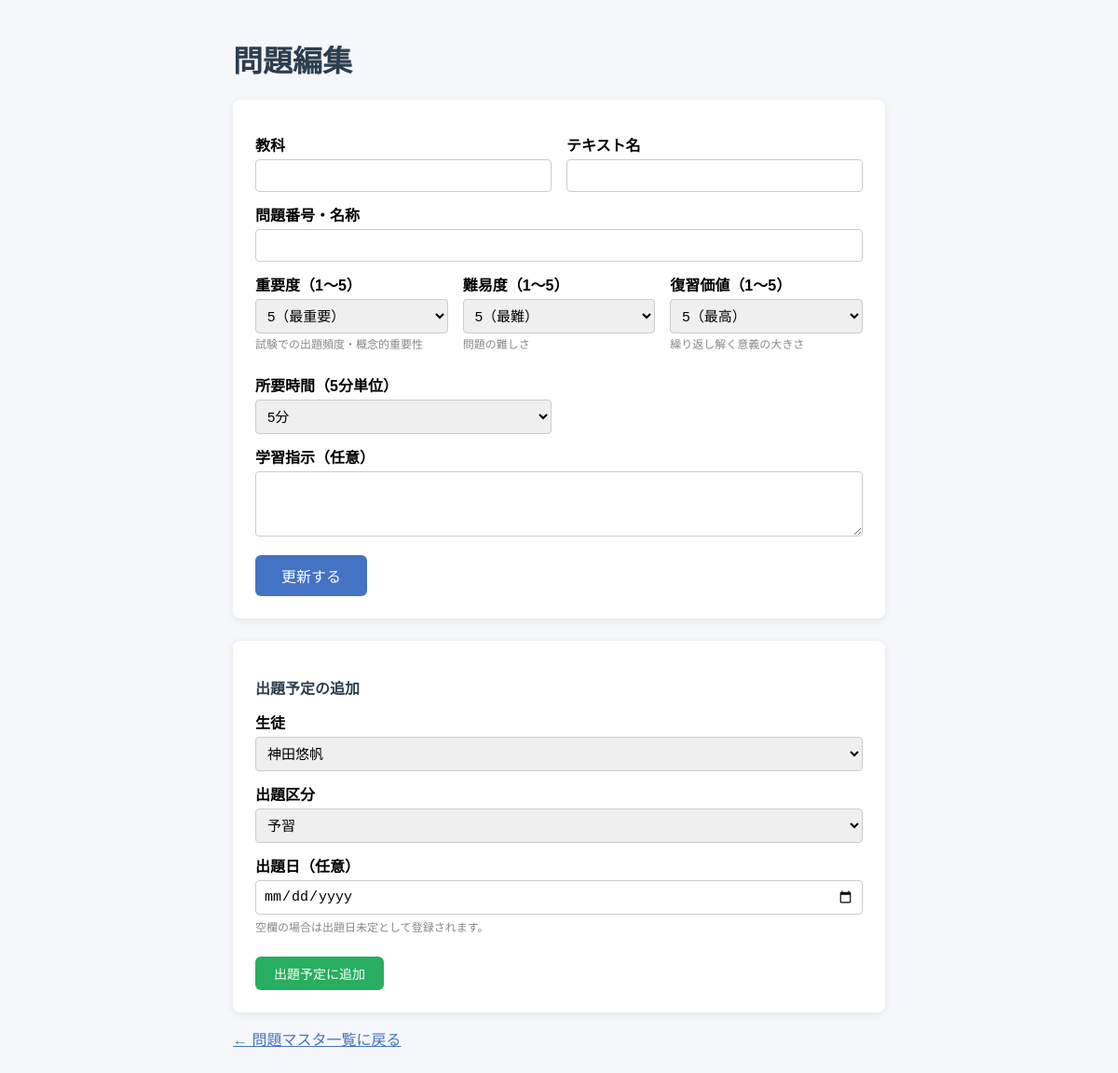
Before: /problems/edit/339 with the older database file.
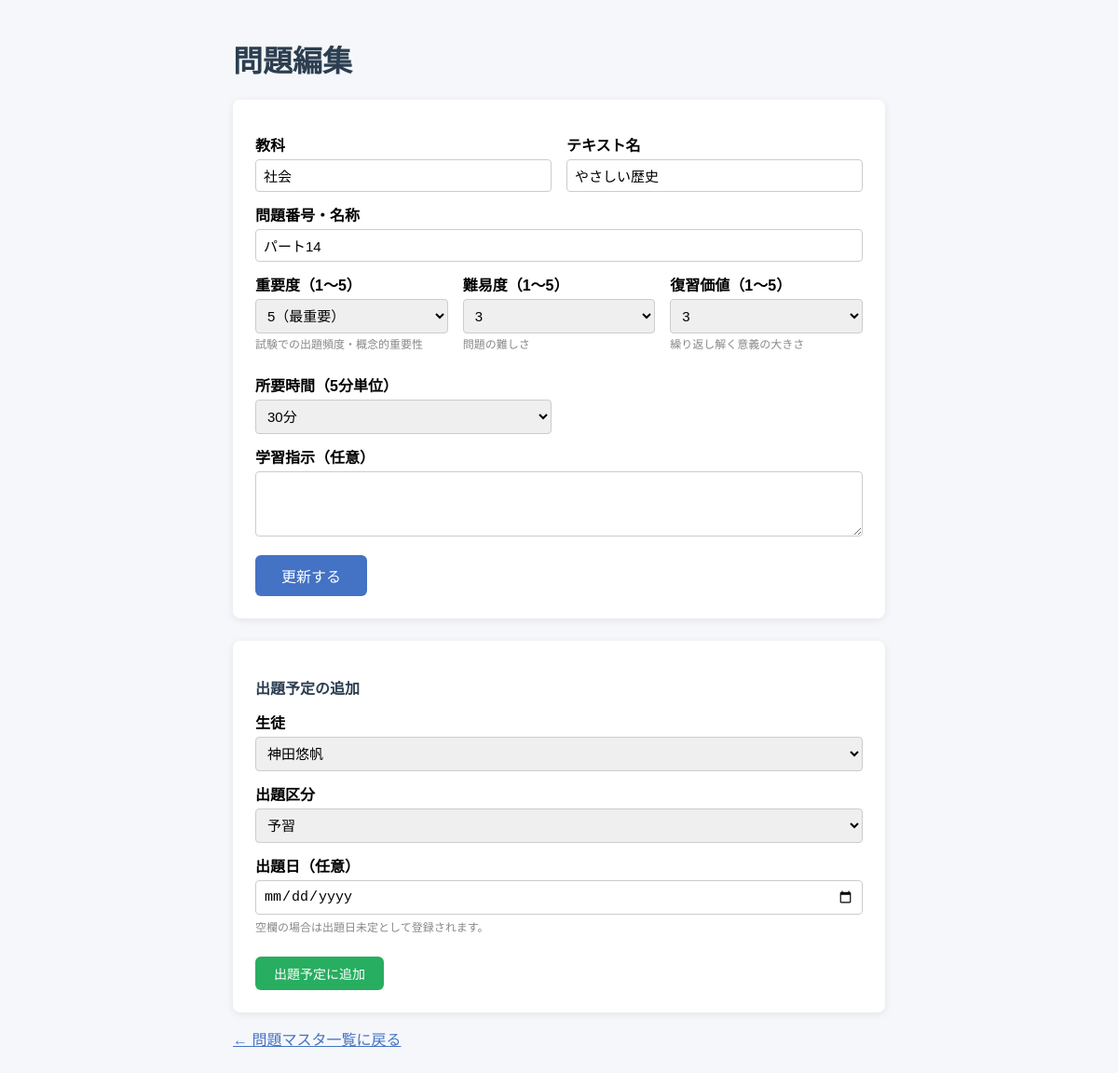
After: the same page with the newer database file.
### tables this page shows
CREATE TABLE problems (
            problem_id INTEGER PRIMARY KEY AUTOINCREMENT,
            subject TEXT NOT NULL,
            textbook TEXT NOT NULL,
            problem_number TEXT NOT NULL,
            importance TEXT NOT NULL,
            type TEXT NOT NULL
        , instruction TEXT, difficulty INTEGER DEFAULT 3, review_value INTEGER DEFAULT 3, estimated_minutes INTEGER DEFAULT 15, textbook_id INTEGER, section_id INTEGER, order_in_textbook INTEGER);

### app.py (the view, shortened to what this page needs)
@app.route("/problems/edit/<int:problem_id>", methods=["GET", "POST"])
def problem_edit(problem_id):
    conn = get_connection()
    c = conn.cursor()
    c.execute("SELECT * FROM problems WHERE problem_id=?", (problem_id,))
    problem = c.fetchone()
    c.execute("SELECT * FROM students ORDER BY student_id")
    students = c.fetchall()
    conn.close()
    return render_template("problem_edit.html", problem=problem, students=students)

### database.py (called while the page is built)
def get_connection():
    conn = sqlite3.connect(DB_PATH)
    conn.row_factory = sqlite3.Row
    return conn

### templates/problem_edit.html (shortened to what this page needs)
<!DOCTYPE html>
<html lang="ja">
<head>
</head>
<body>
  <h1>問題編集</h1>
  <div class="form-box">
    <form method="POST">
      <div class="row2">
        <div>
          <label>教科</label>
          <input type="text" name="subject" value="{{ problem.subject }}" required>
        </div>
        <div>
          <label>テキスト名</label>
          <input type="text" name="textbook" value="{{ problem.textbook }}" required>
        </div>
      </div>
      <label>問題番号・名称</label>
      <input type="text" name="problem_number" value="{{ problem.problem_number }}" required>
      <div class="row3">
        <div>
          <label>重要度（1〜5）</label>
          <select name="importance">
            {% for i in range(5, 0, -1) %}
            <option value="{{ i }}" {% if problem.importance == i %}selected{% endif %}>
              {{ i }}{% if i == 5 %}（最重要）{% elif i == 1 %}（低）{% endif %}
            </option>
            {% endfor %}
          </select>
          <p class="hint">試験での出題頻度・概念的重要性</p>
        </div>
        <div>
          <label>難易度（1〜5）</label>
          <select name="difficulty">
            {% for i in range(5, 0, -1) %}
            <option value="{{ i }}" {% if problem.difficulty == i %}selected{% endif %}>
              {{ i }}{% if i == 5 %}（最難）{% elif i == 1 %}（基礎）{% endif %}
            </option>
            {% endfor %}
          </select>
          <p class="hint">問題の難しさ</p>
        </div>
        <div>
          <label>復習価値（1〜5）</label>
          <select name="review_value">
            {% for i in range(5, 0, -1) %}
            <option value="{{ i }}" {% if problem.review_value == i %}selected{% endif %}>
              {{ i }}{% if i == 5 %}（最高）{% elif i == 1 %}（最低）{% endif %}
            </option>
            {% endfor %}
          </select>
          <p class="hint">繰り返し解く意義の大きさ</p>
        </div>
      </div>
      <div class="row2">
        <div>
          <label>所要時間（5分単位）</label>
          <select name="estimated_minutes">
            {% for m in range(5, 125, 5) %}
            <option value="{{ m }}" {% if problem.estimated_minutes == m %}selected{% endif %}>{{ m }}分</option>
            {% endfor %}
          </select>
        </div>
      </div>
      <label>学習指示（任意）</label>
      <textarea name="instruction">{{ problem.instruction or "" }}</textarea>
      <button type="submit">更新する</button>
    </form>
  </div>
  <div class="form-box" style="margin-top:24px;">
    <h2 style="font-size:16px;color:#2c3e50;">出題予定の追加</h2>
    <form method="POST" action="/problems/assign/{{ problem.problem_id }}">
      <label>生徒</label>
      <select name="student_id" style="width:100%;padding:8px;border:1px solid #ccc;border-radius:4px;font-size:15px;box-sizing:border-box;">
        {% for s in students %}
        <option value="{{ s.student_id }}">{{ s.name }}</option>
        {% endfor %}
      </select>
      <label>出題区分</label>
      <select name="category" style="width:100%;padding:8px;margin-top:4px;border:1px solid #ccc;border-radius:4px;font-size:15px;box-sizing:border-box;">
        <option value="予習">予習</option>
      </select>
      <label>出題日（任意）</label>
      <input type="date" name="scheduled_date" style="width:100%;padding:8px;margin-top:4px;border:1px solid #ccc;border-radius:4px;font-size:15px;box-sizing:border-box;">
      <p style="font-size:12px;color:#888;margin-top:4px;">空欄の場合は出題日未定として登録されます。</p>
      <button type="submit" style="margin-top:12px;padding:8px 20px;background:#27ae60;color:white;border:none;border-radius:6px;font-size:14px;cursor:pointer;">出題予定に追加</button>
    </form>
  </div>
  <p><a href="/problems">← 問題マスタ一覧に戻る</a></p>
</body>
</html>

Changed rows visible on the page:
added problems: subject "社会", textbook "やさしい歴史", problem_number "パート14", difficulty "3", review_value "3", estimated_minutes "30分"
Other visible differences:
form field difficulty: "5（最難）" → (not shown)
form field review_value: "5（最高）" → (not shown)
form field estimated_minutes: "5分" → (not shown)
